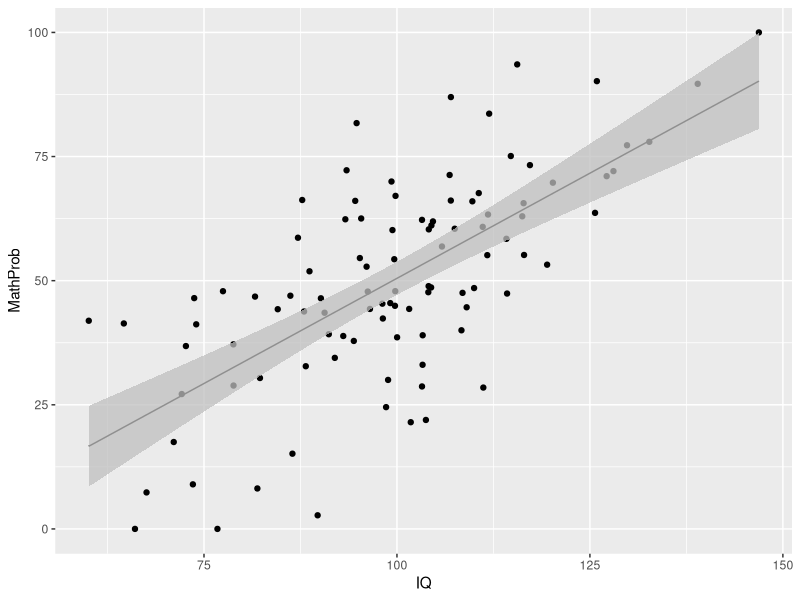
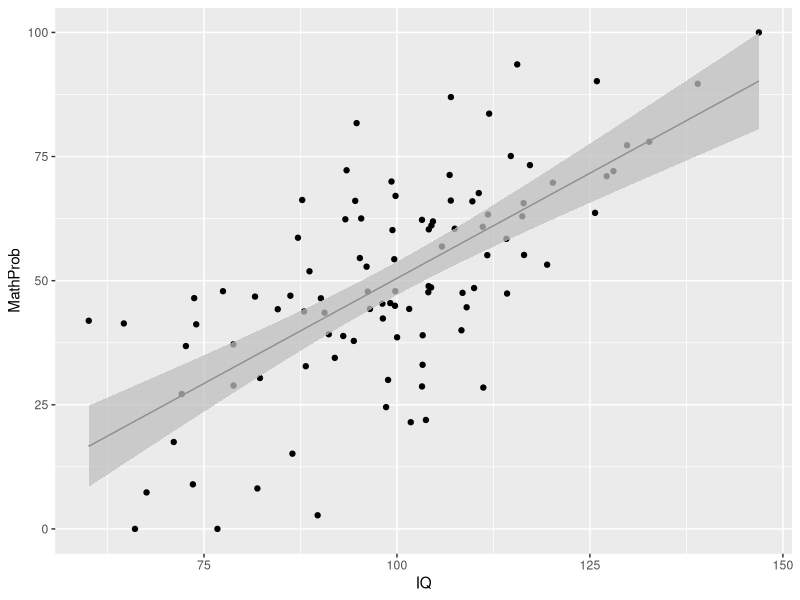
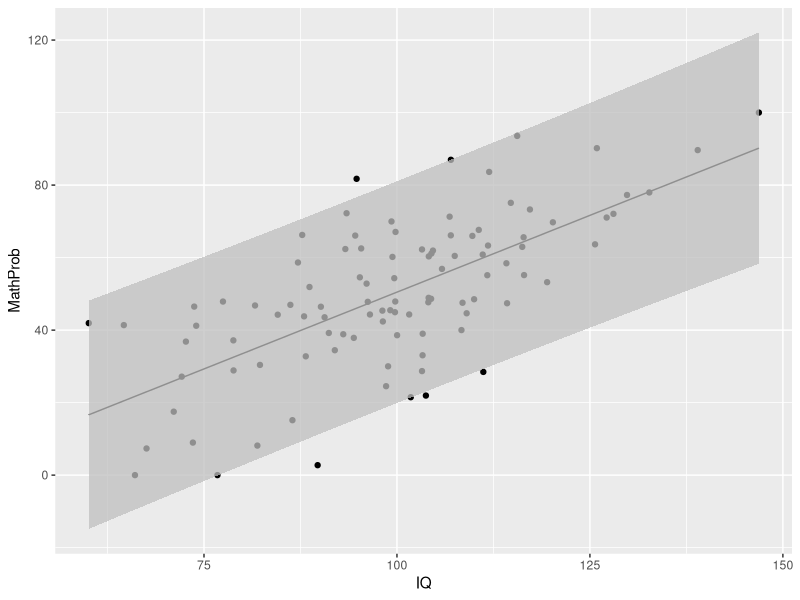
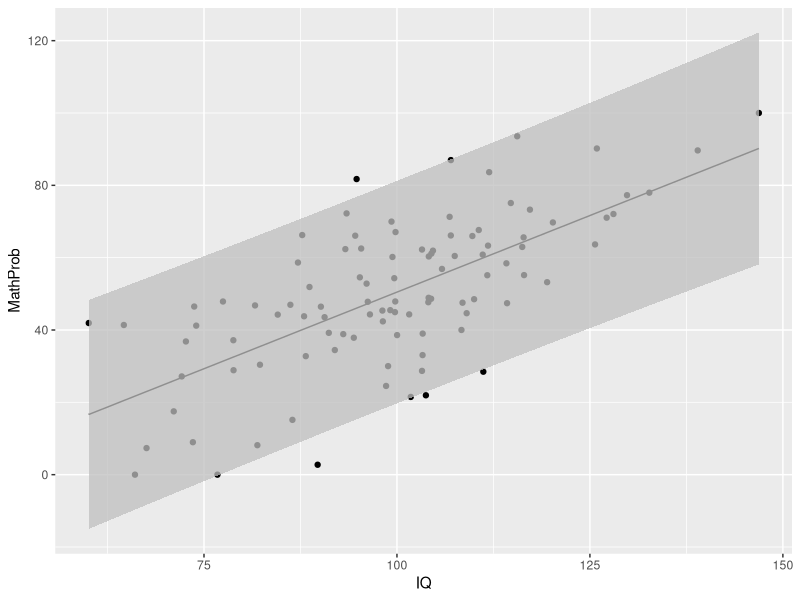

The R script that drew these images, in order:
## ---- chunk 1
#| echo: true
library(tidyverse)
library(mvtnorm)
## ---- chunk 2
corr <- matrix(c(1.00,0.55,0.58,
                 0.55,1.00,0.42,
                 0.58,0.42,1.00),
               3,3)
names <- c("MathProb","IQ","MathSelfEff")
mus <- c(50,100,5)
sds <- c(20,15,2)


sigma1 <- sweep(sweep(corr,1,sds,"*"),2,sds,"*")
a <- chol(sigma1)
z <- matrix(rnorm(300),100,3)
Math <- z %*% a
colnames(Math) <- names
Math <- as.data.frame(sweep(Math,2,mus,"+"))
summarize(Math,across(everything(),list(M=mean,S=sd),
                   .names = "{.col}.fn{.fn}"))
cor(Math)

## ---- chunk 3

Math <- mvtnorm::rmvnorm(100,mus,sigma1)
Math <- as.data.frame(Math)
names(Math) <- names
summarize(Math,across(everything(),list(M=mean,S=sd),
                   .names = "{.col}.fn{.fn}"))
summarize(Math,across(everything(),list(min=min,max=max),
                   .names = "{.col}.fn{.fn}"))
cor(Math)
## ---- chunk 4
Math <- mvtnorm::rmvnorm(100,mus,sigma1)
## Clip to high and low values.
Math[,1] <- ifelse(Math[,1]<0,0,ifelse(Math[,1]>100,100,Math[,1]))
Math[,3] <- ifelse(Math[,3]<0,0,ifelse(Math[,3]>10,10,Math[,3]))
## Make some missing values.
colnames(Math) <- names
Math10 <- Math25 <- Math
is.na(Math10) <- runif(length(Math10))<.1
is.na(Math25) <- runif(length(Math25))<.25

Math <- as.data.frame(Math)
Math10 <- as.data.frame(Math10)
Math25 <- as.data.frame(Math25)
summarize(Math10,across(everything(),list(M=mean,S=sd),
                   .names = "{.col}.fn{.fn}"))
summarize(Math10,across(everything(),list(min=min,max=max),
                   .names = "{.col}.fn{.fn}"))
summary(Math10)
summarize(Math10,across(everything(),function(c)sum(is.na(c))))
## ---- chunk 5
cor(Math)
cor(Math10)
## ---- chunk 6
cor(Math10,use="complete.obs")
cor(Math25,use="complete.obs")
## ---- chunk 7
cor(Math10,use="pairwise.complete.obs")
cor(Math25,use="pairwise.complete.obs")
## ---- chunk 8
Math10I <-
  as.data.frame(
    lapply(Math10,function(c)
      ifelse(is.na(c),mean(c,na.rm=TRUE),c)
    )
  )
summary(Math10I)


## ---- chunk 9
Math10$IQgroup <- cut(Math10$IQ,c(0,50,80,100,120,150,200))
Math10 %>% group_by(IQgroup) %>% summarize(mean(MathProb,na.rm=TRUE))

## ---- chunk 10
Math10I <- Math10
sum10 <- Math10 %>% group_by(IQgroup) %>% summarize(mean(MathProb,na.rm=TRUE))
cmeans <- pull(sum10,2)
names(cmeans) <- pull(sum10,1)
I10MP <- cmeans[as.character(Math10I$IQgroup)]
I10MP <- ifelse(is.na(I10MP),cmeans[length(cmeans)],I10MP)
Math10I$MathProb <- ifelse(is.na(Math10I$MathProb),
                           I10MP,Math10I$MathProb)
summary(Math10I)

## ---- chunk 11
Math10II <- Math10
fitMP <- lm(MathProb ~ IQ + MathSelfEff,data=Math10,
            na.action=na.exclude)
pred <- predict(fitMP,newdata=Math10II,
                na.action=na.pass)
Math10II$MathProb <- ifelse(is.na(Math10II$MathProb),pred,Math10II$MathProb)
data.frame(orig=Math10$MathProb,pred,final=Math10II$MathProb)
## ---- chunk 12
fit1 <- lm(MathProb ~IQ, data=Math10, na.action=na.omit)
coefficients(summary(fit1))
summary(fit1)$sigma

## ---- chunk 13
sum1 <- summary(fit1)
b <- coefficients(sum1)[,1]
b.se <- coefficients(sum1)[,2]
s <- sum1$sigma

X <- sort(Math$IQ)
Y <- predict.lm(fit1,newdata=data.frame(IQ=X),interval="confidence")

data.frame(Math,X,Y) %>%
  ggplot() + aes(y=MathProb, x=IQ) + geom_point() +
  geom_path(aes(x=X,y=fit))  +
  geom_ribbon(aes(x=X,ymin=lwr,ymax=upr),fill=grey(.75,.75))


## ---- chunk 14

Y1 <- predict.lm(fit1,newdata=data.frame(IQ=X),se.fit=TRUE)

data.frame(Math,X,Y1) %>%
  ggplot() + aes(y=MathProb, x=IQ) + geom_point() +
  geom_path(aes(x=X,y=fit))  +
  geom_ribbon(aes(x=X,ymin=fit-2*se.fit,ymax=fit+2*se.fit),fill=grey(.75,.75))
## ---- chunk 15
sum1 <- summary(fit1)
b <- coefficients(sum1)[,1]
b.se <- coefficients(sum1)[,2]
s <- sum1$sigma

X <- sort(Math$IQ)
Y <- predict.lm(fit1,newdata=data.frame(IQ=X),interval="prediction")

data.frame(Math,X,Y) %>%
  ggplot() + aes(y=MathProb, x=IQ) + geom_point() +
  geom_path(aes(x=X,y=fit))  +
  geom_ribbon(aes(x=X,ymin=lwr,ymax=upr),fill=grey(.75,.75))

## ---- chunk 16
Y1 <- predict.lm(fit1,newdata=data.frame(IQ=X),se.fit=TRUE)
Y1$se.pred <- sqrt(Y1$se.fit^2 + Y1$residual.scale^2)
data.frame(Math,X,Y1) %>%
  ggplot() + aes(y=MathProb, x=IQ) + geom_point() +
  geom_path(aes(x=X,y=fit))  +
  geom_ribbon(aes(x=X,ymin=fit-2*se.pred,ymax=fit+2*se.pred),fill=grey(.75,.75))

## ---- chunk 17

Math10I3 <- Math10
fitMP <- lm(MathProb ~ IQ + MathSelfEff,data=Math10,
            na.action=na.exclude)
pred <- predict(fitMP,newdata=Math10II,
                na.action=na.pass, se.fit=TRUE)
pred$prederr <- sqrt(pred$se.fit^2+pred$residual.scale^2)
imp <- rnorm(nrow(Math10I3),pred$fit,pred$prederr)

Math10I3$MathProb <- ifelse(is.na(Math10I3$MathProb),imp,Math10I3$MathProb)
data.frame(orig=Math10$MathProb,fit=pred$fit,imp,final=Math10I3$MathProb)
